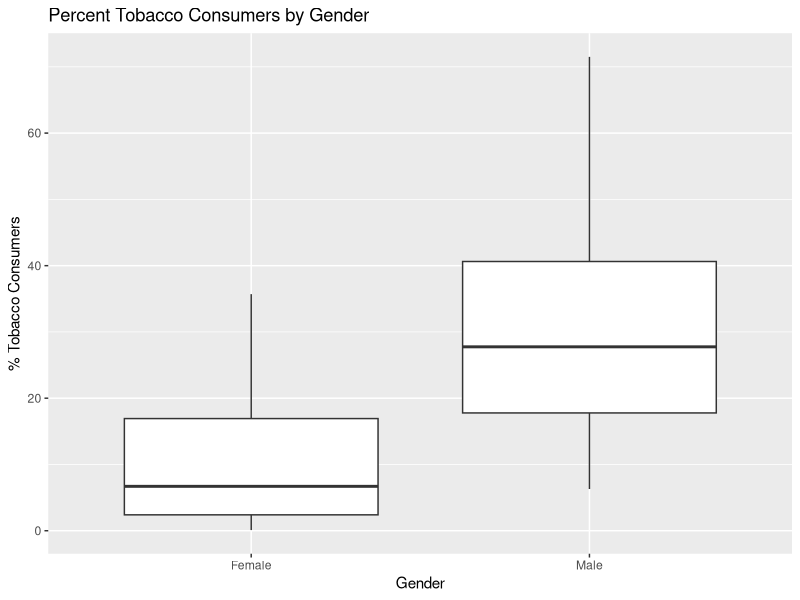
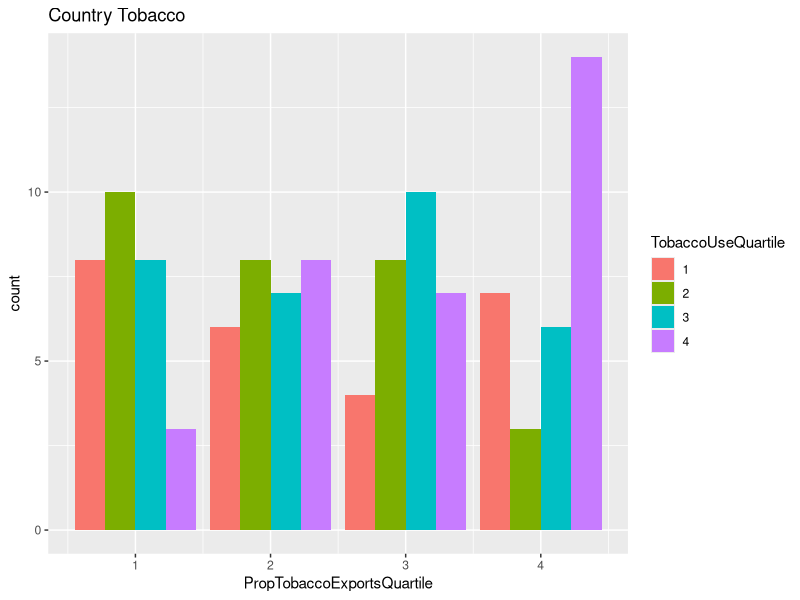
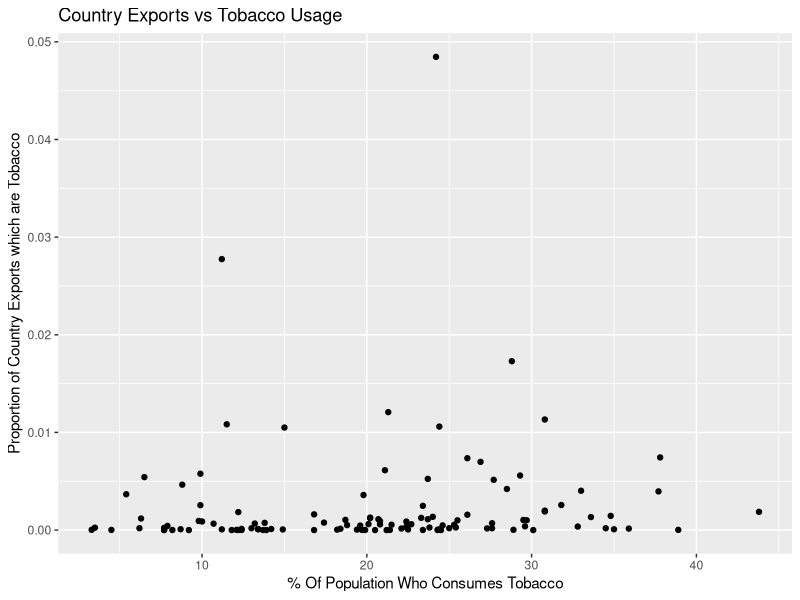
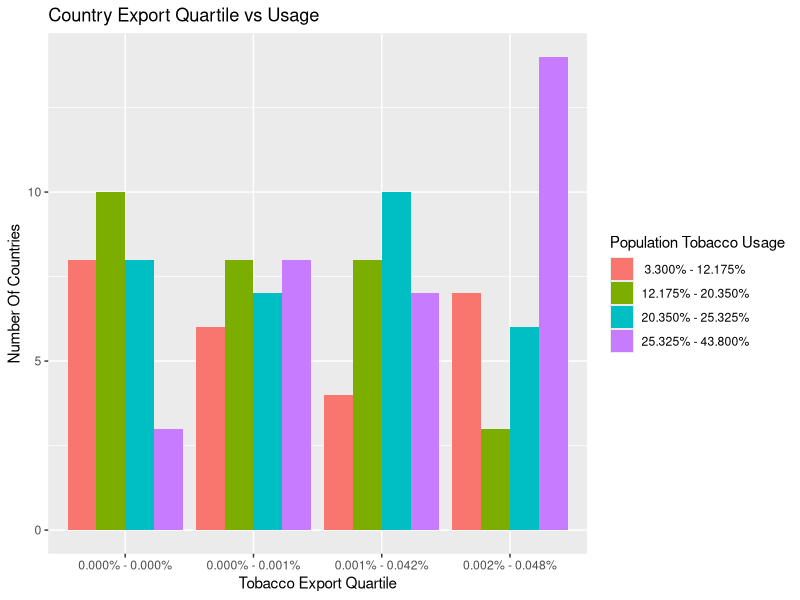
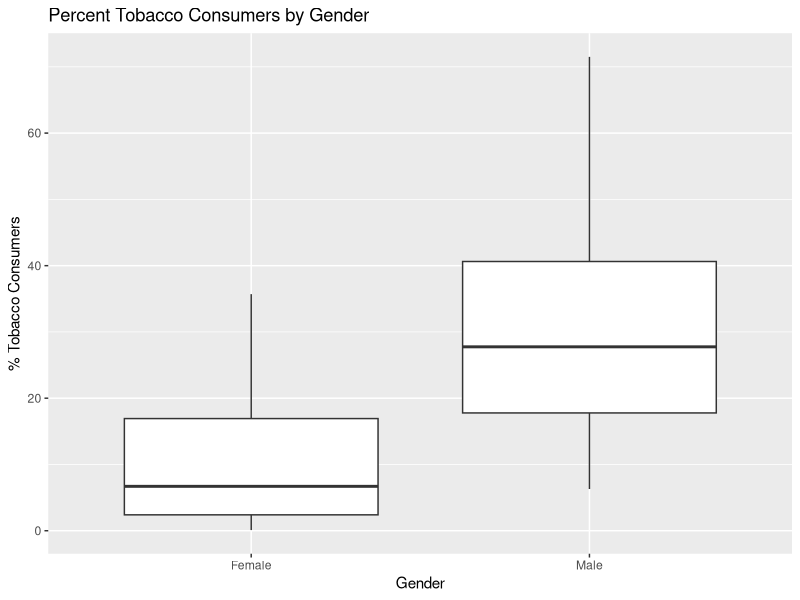
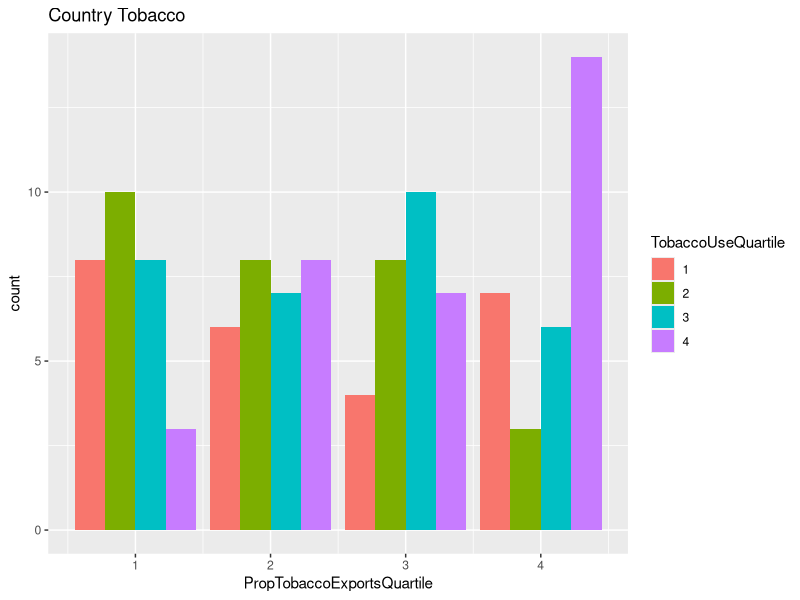
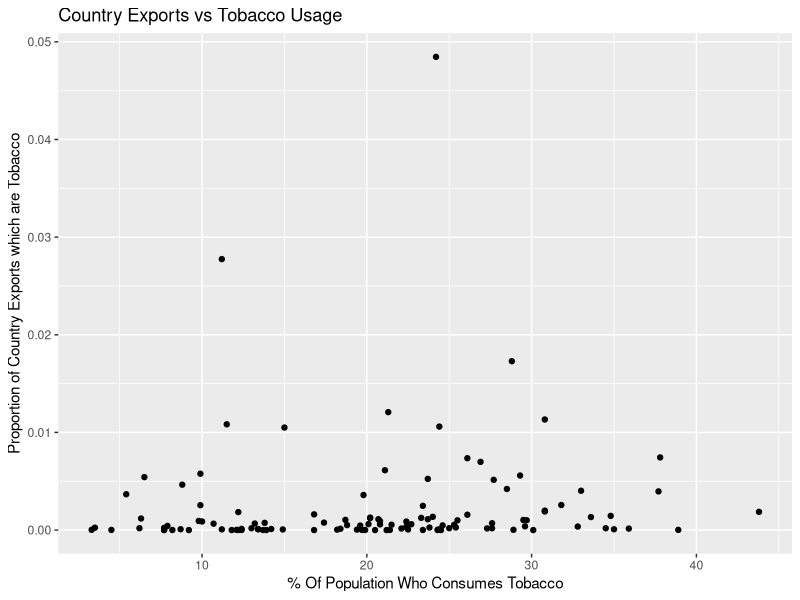
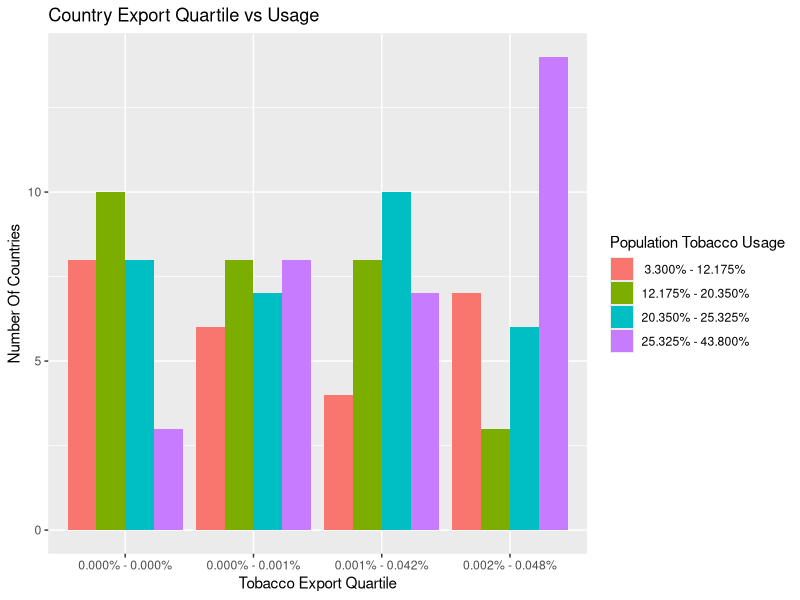

These charts were generated, in order, by the following R code:
## ---- chunk 1
library(tidyverse)
## ---- chunk 2
data <- read.csv("prelim-data.csv")
## ---- chunk 3
data |>
  pivot_longer(
    c("TobaccoUseMale", "TobaccoUseFemale"),
    names_to = "TobaccoUseGender",
    values_to="TobaccoUse") |>
  select(TobaccoUseGender, TobaccoUse) |>
  mutate(across(TobaccoUseGender, str_replace, "TobaccoUse", "")) -> gendered_tobacco
## ---- chunk 4
ggplot(gendered_tobacco, aes(y=TobaccoUse, x=TobaccoUseGender)) + geom_boxplot() + xlab("Gender") + ylab("% Tobacco Consumers") + ggtitle("Percent Tobacco Consumers by Gender")
## ---- chunk 5
ggsave("gendered_tobacco.png", dpi = 'retina', height=5)
## ---- chunk 6
ggplot(data, aes(x=PropTobaccoExportsQuartile, fill=factor(TobaccoUseQuartile))) + geom_bar(position="dodge") + labs(fill="TobaccoUseQuartile") + ggtitle("Country Tobacco ")
## ---- chunk 7
ggsave("exports-tobacco.png", dpi = 'retina', height=5)
## ---- chunk 8
ggplot(data, aes(x=TobaccoUseAll, y=PropTobaccoExports)) + geom_point() +
  xlab("% Of Population Who Consumes Tobacco") + 
  ylab("Proportion of Country Exports which are Tobacco") + 
  ggtitle("Country Exports vs Tobacco Usage")
## ---- chunk 9
ggsave("exports-use-all.png", dpi = 'retina', height=5)
## ---- chunk 10
data |> summarise(quartiles = quantile(TobaccoUseAll))
## ---- chunk 11
summary(aov(TobaccoUseAll ~ PropTobaccoExportsQuartile,data=data))
## ---- chunk 12
data |> select(TobaccoUseAll, PropTobaccoExportsQuartile) |>
  mutate(TobaccoUseQuartile=case_when(
           TobaccoUseAll <= 12.175 ~ " 3.300% - 12.175%",
           TobaccoUseAll <= 20.350 ~ "12.175% - 20.350%",
           TobaccoUseAll <= 25.325 ~ "20.350% - 25.325%",
           TobaccoUseAll <= 43.800 ~ "25.325% - 43.800%",
           TRUE ~ "other",
         )) |> 
  mutate(PropTobaccoExportsQuartile = case_when(
    PropTobaccoExportsQuartile == 1 ~ "0.000% - 0.000%",
    PropTobaccoExportsQuartile == 2 ~ "0.000% - 0.001%",
    PropTobaccoExportsQuartile == 3 ~ "0.001% - 0.042%",
    PropTobaccoExportsQuartile == 4 ~ "0.002% - 0.048%",
    TRUE ~ "NaN",
  )) |> filter(PropTobaccoExportsQuartile != "NaN")-> better_use_export
## ---- chunk 13
ggplot(better_use_export, aes(x=PropTobaccoExportsQuartile, fill=factor(TobaccoUseQuartile))) + geom_bar(position="dodge") + labs(fill="Population Tobacco Usage", x="Tobacco Export Quartile", y="Number Of Countries", title="Country Export Quartile vs Usage")
## ---- chunk 14
ggsave("exports-tobacco.png", dpi = 'retina', height=5)
## ---- chunk 15
to_quartile_strings <- function(input, na.rm=FALSE, rounding=NA, number_suffix="", map_missing_to=NULL) { 
  quartile <- quantile(input,na.rm=na.rm)
  
  print(quartile[[1]])
  if (!is.na(rounding)) { quartile <- round(quartile, rounding)}
  
  case_when(
    input < quartile[[2]] ~ paste(quartile[[1]], number_suffix," - ", quartile[[2]], number_suffix,  sep=""),
    input < quartile[[3]] ~ paste(quartile[[2]], number_suffix," - ", quartile[[3]], number_suffix,  sep=""),
    input < quartile[[4]] ~ paste(quartile[[3]], number_suffix," - ", quartile[[4]], number_suffix,  sep=""),
    input < quartile[[5]] ~ paste(quartile[[4]], number_suffix," - ", quartile[[5]], number_suffix,  sep=""),
    TRUE ~ map_missing_to,
  )
}
## ---- chunk 16
to_quartile_strings(data$TobaccoExports, na.rm=TRUE, map_missing_to = "missing")
## ---- chunk 17
quartile_readable <- \(x) to_quartile_strings(x, na.rm=TRUE, rounding=3, number_suffix = "%", map_missing_to="missing")

data |> 
  mutate(
    LungCancerRateAllQuartileReadable= quartile_readable(LungCancerRateAll),
    PropTobaccoExportsQuartileReadable= quartile_readable(PropTobaccoExports),
    PropTobaccoImportsQuartileReadable=quartile_readable(PropTobaccoImports),
    TobaccoUseQuartileReadable=quartile_readable(TobaccoUseAll),
  ) |> write.csv("prelim-data-readable-quartiles.csv", row.names = FALSE)
## ---- chunk 18
summary(lm(PropTobaccoExports ~ TobaccoUseAll, data=data))
